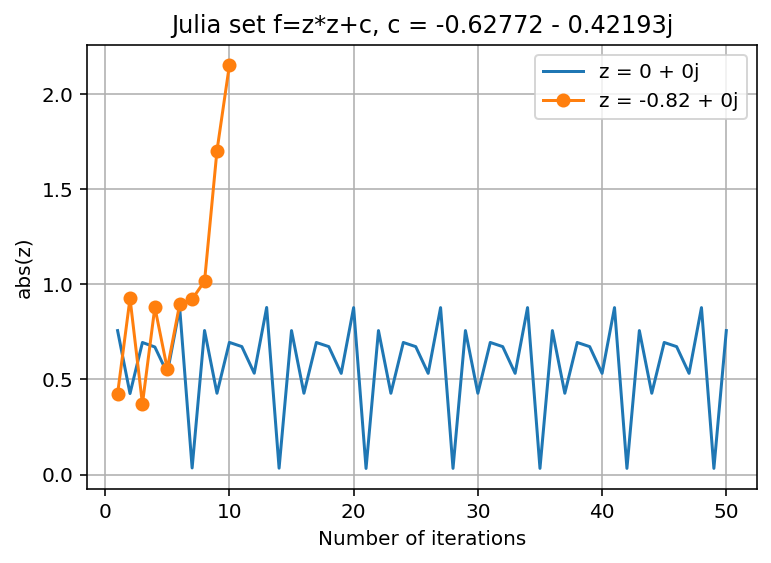

Here is the Python script that generated this plot:
# -*- coding: utf-8 -*-
"""
Created on Tue Feb 17 10:57:50 2026

@author: jos
"""

import matplotlib.pyplot as plt

def julia(i = 50, z = 0 + 0j , c = -0.62772 - 0.42193j):
    y = []
    for n in range(i):
        z = z * z + c
        abs_z = abs(z)
        y.append(abs_z)
        print(f"{n}: z={z: .5f}, abs(z)={abs_z:0.3f}, c={c: .5f}")
    return y

y = julia()
x = [i+1 for i in range(len(y))]
plt.plot(x, y, label="z = 0 + 0j")
y = julia(10, -0.82 + 0j)
x = [i+1 for i in range(len(y))]
plt.plot(x, y, label="z = -0.82 + 0j", marker='o')
plt.title("Julia set f=z*z+c, c = -0.62772 - 0.42193j")
plt.xlabel("Number of iterations")
plt.ylabel("abs(z)")
plt.grid(True)
plt.legend() # 需要下該指令label才會顯示出來
plt.show() # 顯示所有figure
